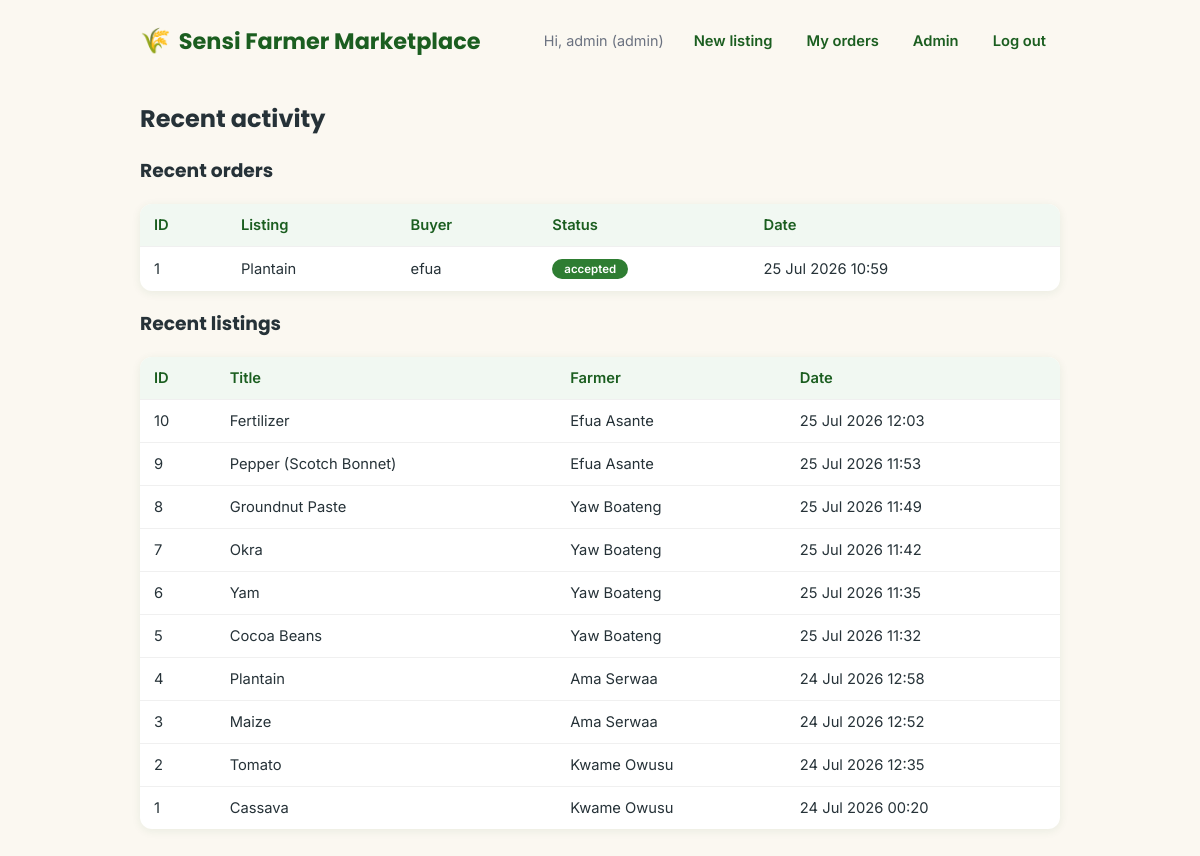
/admin/logs (signed in), run on the app's committed database.
### app.py (models this page shows, shortened)
class User(UserMixin, db.Model):
    id = db.Column(db.Integer, primary_key=True)
    username = db.Column(db.String(80), unique=True, nullable=False)
    password_hash = db.Column(db.String(200), nullable=False)
    role = db.Column(db.String(20), default="farmer")  # farmer, buyer, or admin

class Order(db.Model):
    id = db.Column(db.Integer, primary_key=True)
    listing_id = db.Column(db.Integer, db.ForeignKey("listing.id"), nullable=False)
    buyer_id = db.Column(db.Integer, db.ForeignKey("user.id"), nullable=False)
    message = db.Column(db.Text)
    status = db.Column(db.String(20), default="pending")  # pending, accepted, declined
    created_at = db.Column(db.DateTime, default=datetime.utcnow)
    listing = db.relationship("Listing", backref="orders")
    buyer = db.relationship("User", backref="orders")

class Listing(db.Model):
    id = db.Column(db.Integer, primary_key=True)
    title = db.Column(db.String(120), nullable=False)
    description = db.Column(db.Text)
    crop_type = db.Column(db.String(80))
    quantity = db.Column(db.String(80))  # e.g. "50 kg", "20 bags"
    location = db.Column(db.String(120))
    price = db.Column(db.Float, nullable=False)
    image_filename = db.Column(db.String(200))
    created_at = db.Column(db.DateTime, default=datetime.utcnow)
    farmer_id = db.Column(db.Integer, db.ForeignKey("user.id"), nullable=False)
    farmer = db.relationship("User", backref="listings")

### app.py (the view)
@app.route("/admin/logs")
@login_required
@admin_required
def admin_logs():
    recent_orders = Order.query.order_by(Order.created_at.desc()).limit(50).all()
    recent_listings = Listing.query.order_by(Listing.created_at.desc()).limit(50).all()
    return render_template(
        "admin_logs.html", recent_orders=recent_orders, recent_listings=recent_listings
    )

### app.py (called while the page is built)
@login_manager.user_loader
def load_user(user_id):
    return User.query.get(int(user_id))

def admin_required(f):
    @wraps(f)
    def wrapper(*args, **kwargs):
        if not current_user.is_authenticated or current_user.role != "admin":
            abort(403)
        return f(*args, **kwargs)
    return wrapper

### templates/admin_logs.html
{% extends "base.html" %}
{% block content %}
<h2>Recent activity</h2>
<h3>Recent orders</h3>
<table>
  <tr><th>ID</th><th>Listing</th><th>Buyer</th><th>Status</th><th>Date</th></tr>
  {% for order in recent_orders %}
    <tr>
      <td>{{ order.id }}</td>
      <td>{{ order.listing.title }}</td>
      <td>{{ order.buyer.username }}</td>
      <td><span class="badge badge-{{ order.status }}">{{ order.status }}</span></td>
      <td>{{ order.created_at.strftime('%d %b %Y %H:%M') }}</td>
    </tr>
  {% endfor %}
</table>
<h3>Recent listings</h3>
<table>
  <tr><th>ID</th><th>Title</th><th>Farmer</th><th>Date</th></tr>
  {% for listing in recent_listings %}
    <tr>
      <td>{{ listing.id }}</td>
      <td>{{ listing.title }}</td>
      <td>{{ listing.farmer.username }}</td>
      <td>{{ listing.created_at.strftime('%d %b %Y %H:%M') }}</td>
    </tr>
  {% endfor %}
</table>
{% endblock %}

### templates/base.html (shortened to what this page needs)
<!doctype html>
<html lang="en">
<head>
</head>
<body>
  <header>
    <a href="{{ url_for('index') }}" class="brand">Sensi Farmer Marketplace</a>
    <nav>
      {% if current_user.is_authenticated %}
        <span class="hello">Hi, {{ current_user.username }} ({{ current_user.role }})</span>
        <a href="{{ url_for('new_listing') }}">New listing</a>
        <a href="{{ url_for('my_orders') }}">My orders</a>
        {% if current_user.role == 'admin' %}
          <a href="{{ url_for('admin_dashboard') }}">Admin</a>
        {% endif %}
        <a href="{{ url_for('logout') }}">Log out</a>
      {% else %}
        <a href="{{ url_for('login') }}">Log in</a>
        <a href="{{ url_for('register') }}">Register</a>
      {% endif %}
    </nav>
  </header>
  {% block content %}{% endblock %}
</body>
</html>

### templates/base.html (style rules this page uses)
:root { --green-dark: #1b5e20; --green: #2e7d32; --green-light: #66bb6a; --cream: #fbf8f1; --earth: #8d6e63; --gold: #f9a825; --danger: #e53935; --text: #263238; --muted: #6b7280; --card-shadow: 0 2px 10px rgba(27, 94, 32, 0.08); --card-shadow-hover: 0 6px 20px rgba(27, 94, 32, 0.14); }
* { box-sizing: border-box; }
body { font-family: 'Inter', Arial, sans-serif; max-width: 960px; margin: 0 auto; padding: 0 20px 60px; color: var(--text); background: var(--cream); }
h1, h2, h3, .brand { font-family: 'Poppins', Arial, sans-serif; }
header { display: flex; justify-content: space-between; align-items: center; padding: 22px 0; margin-bottom: 8px; }
.brand { color: var(--green-dark); text-decoration: none; font-weight: 700; font-size: 1.4em; display: flex; align-items: center; gap: 8px; }
.brand::before { content: "🌾"; font-size: 1.1em; }
nav { display: flex; align-items: center; gap: 6px; flex-wrap: wrap; }
nav span.hello { color: var(--muted); font-size: 0.9em; margin-right: 10px; }
nav a { color: var(--green-dark); text-decoration: none; font-weight: 600; font-size: 0.92em; padding: 8px 14px; border-radius: 8px; transition: background 0.15s ease; }
table { width: 100%; border-collapse: collapse; margin-top: 14px; background: white; border-radius: 12px; overflow: hidden; box-shadow: var(--card-shadow); }
th, td { text-align: left; padding: 12px 14px; border-bottom: 1px solid #f0f0f0; font-size: 0.92em; }
th { background: #f1f8f2; color: var(--green-dark); font-weight: 600; }
tr:last-child td { border-bottom: none; }
.badge { display: inline-block; padding: 3px 12px; border-radius: 20px; font-size: 0.78em; color: white; font-weight: 600; }
.badge-accepted { background: var(--green); }

### data on the page
User: username "admin", role "admin"
Order: id "1", listing "Plantain", buyer.username "efua", status "accepted", created_at "25 Jul 2026 10:59"
Listing: id "10", title "Fertilizer", farmer.username "Efua Asante", created_at "25 Jul 2026 12:03"
Listing: id "9", title "Pepper (Scotch Bonnet)", farmer.username "Efua Asante", created_at "25 Jul 2026 11:53"
Listing: id "8", title "Groundnut Paste", farmer.username "Yaw Boateng", created_at "25 Jul 2026 11:49"
Listing: id "7", title "Okra", farmer.username "Yaw Boateng", created_at "25 Jul 2026 11:42"
Listing: id "6", title "Yam", farmer.username "Yaw Boateng", created_at "25 Jul 2026 11:35"
Listing: id "5", title "Cocoa Beans", farmer.username "Yaw Boateng", created_at "25 Jul 2026 11:32"
Listing: id "4", title "Plantain", farmer.username "Ama Serwaa", created_at "24 Jul 2026 12:58"
Listing: id "3", title "Maize", farmer.username "Ama Serwaa", created_at "24 Jul 2026 12:52"
Listing: id "2", title "Tomato", farmer.username "Kwame Owusu", created_at "24 Jul 2026 12:35"
Listing: id "1", title "Cassava", farmer.username "Kwame Owusu", created_at "24 Jul 2026 00:20"
